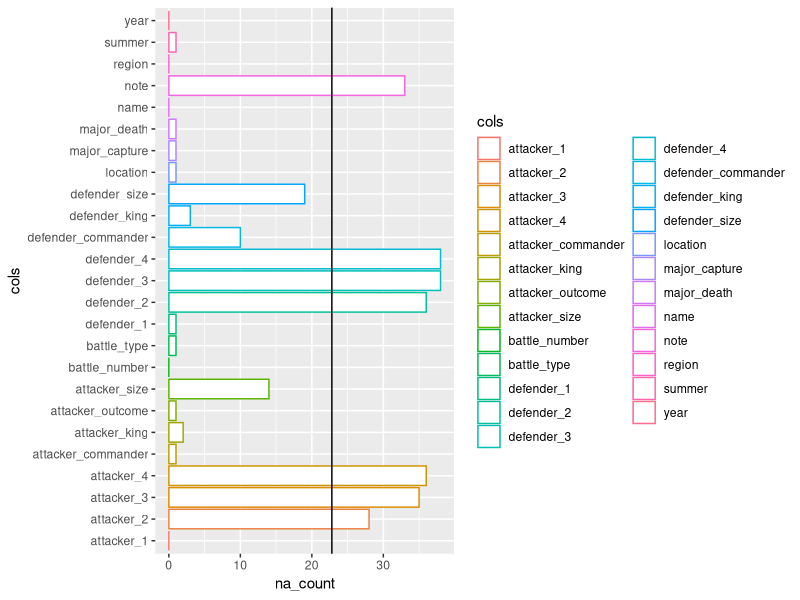
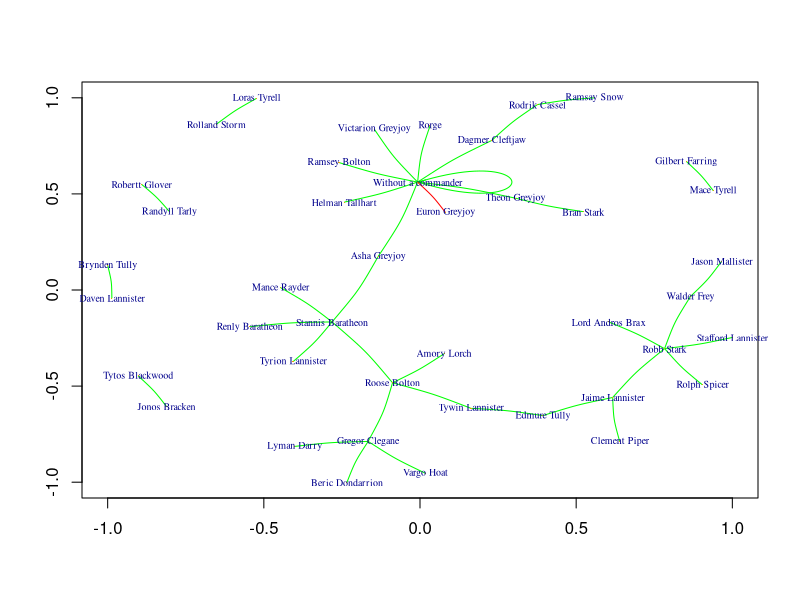

Write R code to recreate these figures, in order.
## ---- chunk 1
knitr::opts_chunk$set(echo = TRUE, warning = FALSE)
## ---- chunk 2
# Cargar Librerías
library(ggplot2)
library(knitr)
library(tidyverse)

## ---- chunk 3
datos = readxl::read_xlsx("data/battles.xlsx")
datos
## ---- chunk 4
na_count <-sapply(datos, function(y) sum(length(which(is.na(y)))))
na_count <- as.data.frame(na_count)
na_count["cols"] <- colnames(datos)
na_count <- na_count %>% arrange(desc(na_count))

ggplot(data=na_count, aes(x=cols, y=na_count, color = cols)) + 
    geom_bar(stat="identity", fill="white")  +coord_flip() + geom_hline(yintercept = 0.6*dim(datos)[1])
## ---- chunk 5
na_count[1:5,]

## ---- chunk 6
datos_p1 <- datos[lapply( datos, function(x) sum(is.na(x)) / length(x) ) < 0.6]
datos_p1

## ---- chunk 7
#Sustituir valores nulos
datos_p2 <- datos_p1
datos_p2$attacker_king <- datos_p2$attacker_king %>% replace_na("Without a king")
datos_p2$defender_king <- datos_p2$defender_king %>% replace_na("Without a king")
datos_p2$defender_1 <- datos_p2$defender_1 %>% replace_na("Pedestrians")
datos_p2$attacker_commander <- datos_p2$attacker_commander %>% replace_na("Without a commander")
datos_p2$defender_commander <- datos_p2$defender_commander %>% replace_na("Without a commander")
datos_p2$attacker_outcome <- datos_p2$attacker_outcome %>% replace_na("loss")


## ---- chunk 8
#sustituir los tamaños de los ejércitos por la media según el rey
datos_p2$attacker_size <- with(datos_p2, ave(attacker_size, attacker_king,
    FUN = function(x) replace(x, is.na(x), mean(x, na.rm = TRUE))))

datos_p2$defender_size <- with(datos_p2, ave(defender_size, defender_king,
    FUN = function(x) replace(x, is.na(x), mean(x, na.rm = TRUE))))
## ---- chunk 9
#Elegir sólo las culumnas de interés para nuestra pregunta
battle<-datos_p2 %>% select(name,year,attacker_king,defender_king,attacker_outcome,attacker_size,defender_size, attacker_commander, defender_commander)

## ---- chunk 10
#Recoger solo el primer commander que aparezca en la lista
a <- c()

for (i in 1:length(battle$attacker_commander))
  a[i] = strsplit(battle$attacker_commander[i], ",")[[1]][1]
  
battle$attacker_commander <- a

## ---- chunk 11
def <- c()

for (i in 1:length(battle$defender_commander))
  def[i] <- strsplit(battle$defender_commander[i], ",")[[1]][1]

battle$defender_commander <- def
## ---- chunk 12
install.packages("igraph")
library(readr)
library(stringr)
library(igraph)
library(dplyr)
library(magrittr)
library(tidyr)
library(ggplot2)
## ---- chunk 13
commander_tally <- battle %>% 
  gather(attacker, attacker_commander, matches('attacker_\\d')) %>%
  gather(defender, defender_commander, matches('defender_\\d')) %>% 
  mutate(winner_commander = ifelse(attacker_outcome == 'win', attacker_commander, defender_commander),
         loser_commander = ifelse(attacker_outcome == 'win', defender_commander, attacker_commander)) %>% 
  select(loser_commander, winner_commander, name) %>% 
  na.omit

commander_graph <- commander_tally %>% 
  select(loser_commander, winner_commander) %>% 
  as.matrix %>%  #just an annoying thing you have to do
  graph_from_edgelist

V(commander_graph)$wins <- degree(commander_graph, mode='in')
V(commander_graph)$losses <- degree(commander_graph, mode='out')
V(commander_graph)$battles <- degree(commander_graph, mode='all')
E(commander_graph)$weight <- 1

simple_commander_graph <- commander_graph %>% simplify(remove.loops = F)

E(commander_graph)$battle_name <- commander_tally$name
## ---- chunk 14
f <- colorRampPalette(c('green', 'red'))
colors <- f(length(unique(E(simple_commander_graph)$weight)))
colors <- colors[E(simple_commander_graph)$weight]

plot(simple_commander_graph, edge.arrow.size = 0,002, edge.width = E(commander_graph)$weight, edge.color=colors, 
     vertex.frame.color=NA, layout = layout.auto, edge.curved = 0.08, vertex.label.cex = 0.6, asp= FALSE, vertex.size= 0.4)
